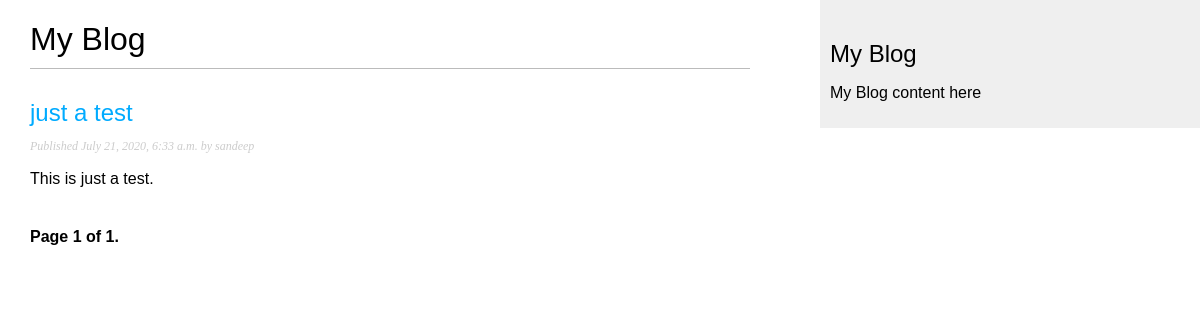
Screenshot of /blog/ with the database file from the repository.
### blog/models.py (models this page shows, shortened)
class Post(models.Model):
    objects = models.Manager()  # Default Manager
    published = PublishedManager()  # Custom Manager
    STATUS_CHOICES = (
        ('draft', 'Draft'),
        ('published', 'Published'),
    )
    title = models.CharField(max_length=250)
    slug = models.SlugField(max_length=250, unique_for_date='publish')
    author = models.ForeignKey(User, on_delete=models.CASCADE, related_name='blog_posts')
    body = models.TextField()
    publish = models.DateTimeField(default=timezone.now)
    created = models.DateTimeField(auto_now_add=True)
    updated = models.DateTimeField(auto_now=True)
    status = models.CharField(max_length=10, choices=STATUS_CHOICES, default='draft')
    def get_absolute_url(self):
        return reverse('blog:post_detail', args=[self.publish.year, self.publish.month, self.publish.day, self.slug])
    class Meta:
        ordering = ('-publish',)

### blog/views.py (the view)
# urls.py: path('', views.PostListView.as_view(), name='post_list'),
class PostListView(ListView):
    queryset = Post.published.all()
    context_object_name = 'posts'
    paginate_by = 3
    template_name = 'blog/post/list.html'

### blog/templates/blog/post/list.html (shortened to what this page needs)
{% extends "blog/base.html" %}
{% block content %}
    <h1>My Blog</h1>
    {% for post in posts %}
        <h2>
            <a href="{{ post.get_absolute_url }}">{{ post.title }}</a>
        </h2>
        <p class="date">
            Published {{ post.publish }} by {{ post.author }}
        </p>
        {{ post.body|truncatewords:30|linebreaks }}
    {% endfor %}
    {% include "pagination.html" with page=page_obj %}
{% endblock %}

### blog/static/css/blog.css (style rules this page uses)
body { margin:0; padding:0; font-family:helvetica, sans-serif; }
a { color:#00abff; text-decoration:none; }
h1 { font-weight:normal; border-bottom:1px solid #bbb; padding:0 0 10px 0; }
h2 { font-weight:normal; margin:30px 0 0; }
p.date { color:#ccc; font-family: georgia, serif; font-size: 12px; font-style: italic; }

### rows the page displays
Post: title "just a test", publish "July 21, 2020, 6:33 a.m.", author "sandeep", body "This is just a test."

### other values shown
{{ page.number }} "1"
{{ page.paginator.num_pages }} "1"
